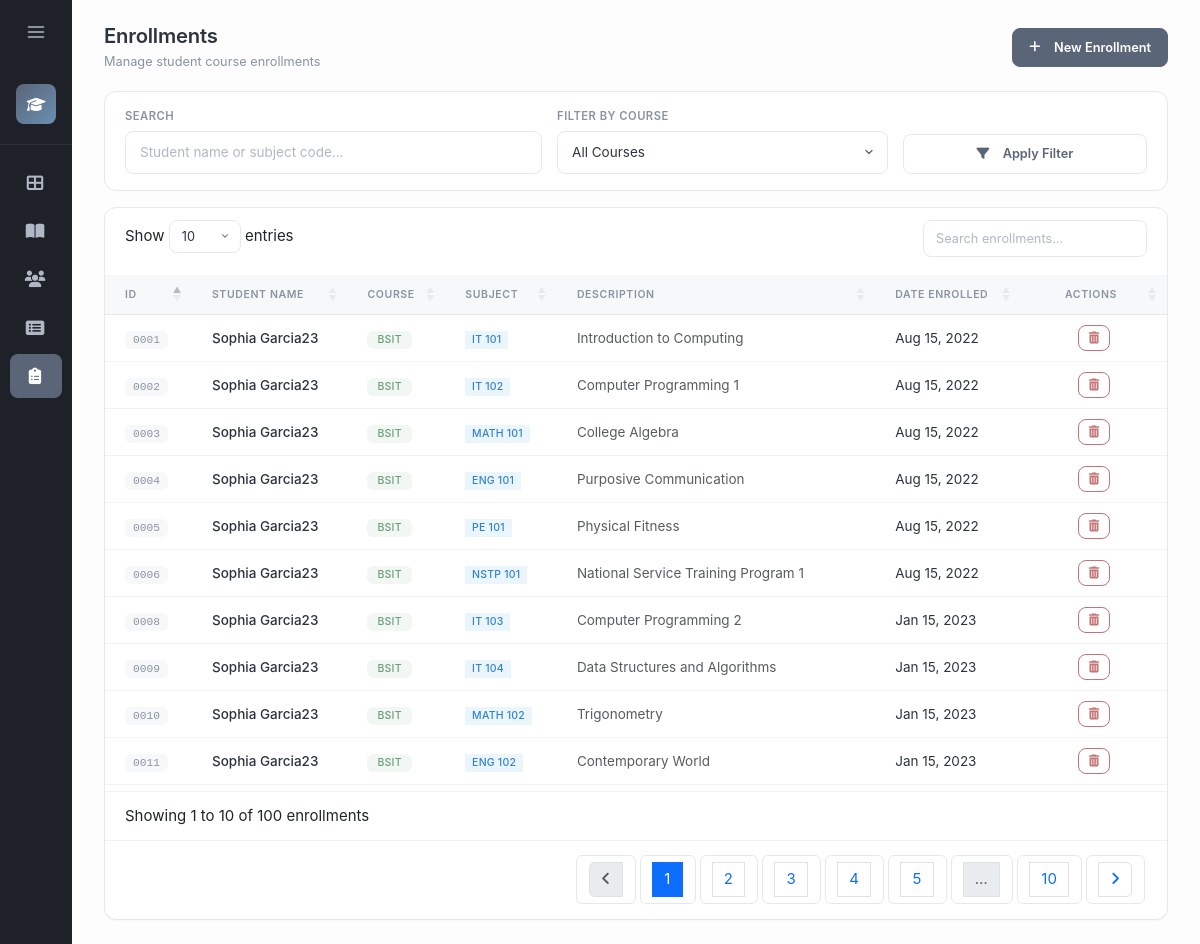
/pages/enrollments.php, run on the app's committed database.
### tables this page shows
CREATE TABLE `enrollments` (
  `id` int(11) NOT NULL AUTO_INCREMENT,
  `student_id` int(11) NOT NULL,
  `subject_id` int(11) NOT NULL,
  `enrolled_at` timestamp NOT NULL DEFAULT current_timestamp(),
  PRIMARY KEY (`id`),
  FOREIGN KEY (`student_id`) REFERENCES `students` (`id`) ON DELETE CASCADE,
  FOREIGN KEY (`subject_id`) REFERENCES `curriculum` (`CurriculumID`) ON DELETE CASCADE
);

CREATE TABLE `students` (
  `id` int(11) NOT NULL AUTO_INCREMENT,
  `lastname` varchar(50) NOT NULL,
  `firstname` varchar(50) NOT NULL,
  `middlename` varchar(50) DEFAULT NULL,
  `age` int(11) NOT NULL,
  `email` varchar(100) DEFAULT NULL,
  `phone` varchar(20) DEFAULT NULL,
  `created_at` timestamp NOT NULL DEFAULT current_timestamp(),
  PRIMARY KEY (`id`)
);

CREATE TABLE `course` (
  `courseID` varchar(10) NOT NULL,
  `course_code` varchar(20) NOT NULL,
  `description` varchar(100) NOT NULL,
  PRIMARY KEY (`courseID`)
);

CREATE TABLE `curriculum` (
  `CurriculumID` int(11) NOT NULL AUTO_INCREMENT,
  `courseID` varchar(10) DEFAULT NULL,
  `subject_code` varchar(20) NOT NULL,
  `description` text NOT NULL,
  `year_level` int(11) NOT NULL,
  `semester` varchar(20) NOT NULL,
  `units` int(11) NOT NULL DEFAULT 3,
  PRIMARY KEY (`CurriculumID`),
  FOREIGN KEY (`courseID`) REFERENCES `course` (`courseID`) ON DELETE SET NULL
);

### pages/enrollments.php (the view, shortened to what this page needs)
<?php
require '../config/db.php';
$sql = "SELECT e.id, s.firstname, s.lastname, c.subject_code, c.description, co.course_code, e.enrolled_at
        FROM enrollments e
        JOIN students s ON e.student_id = s.id
        JOIN curriculum c ON e.subject_id = c.CurriculumID
        LEFT JOIN course co ON c.courseID = co.courseID
        WHERE 1=1";
$params = [];
$searchQuery = $_GET['search'] ?? '';
$sql .= " ORDER BY e.enrolled_at DESC LIMIT 100";
$stmt = $pdo->prepare($sql);
$stmt->execute($params);
$enrollments = $stmt->fetchAll();
?>
<?php include '../includes/sidebar.php'; ?>
<div class="main-content">
    <div class="page-header">
        <div>
            <h1 class="page-title">Enrollments</h1>
            <p class="page-subtitle">Manage student course enrollments</p>
        </div>
        <button class="btn btn-primary" data-bs-toggle="modal" data-bs-target="#addModal">
            <i class="fas fa-plus me-2"></i>New Enrollment
        </button>
    </div>
    <div class="filter-section">
        <form method="GET" class="row g-3 align-items-end">
            <div class="col-md-5">
                <label class="form-label">Search</label>
                <input type="text" name="search" class="form-control" placeholder="Student name or subject code..." value="<?php echo htmlspecialchars($searchQuery); ?>">
            </div>
            <div class="col-md-4">
                <label class="form-label">Filter by Course</label>
                <select name="courseID" class="form-select">
                    <option value="">All Courses</option>
                </select>
            </div>
            <div class="col-md-3">
                <button type="submit" class="btn btn-secondary w-100">
                    <i class="fas fa-filter me-2"></i>Apply Filter
                </button>
            </div>
        </form>
    </div>
    <div class="card flex-fill">
        <div class="table-wrapper">
            <?php if (count($enrollments) > 0): ?>
            <table id="enrollmentTable" class="table table-hover align-middle mb-0">
                <thead>
                    <tr>
                        <th>ID</th>
                        <th>Student Name</th>
                        <th>Course</th>
                        <th>Subject</th>
                        <th>Description</th>
                        <th>Date Enrolled</th>
                        <th class="text-center" style="width: 100px;">Actions</th>
                    </tr>
                </thead>
                <tbody>
                    <?php foreach ($enrollments as $row): ?>
                        <tr>
                            <td>
                                <span class="badge-id"><?php echo str_pad($row['id'], 4, '0', STR_PAD_LEFT); ?></span>
                            </td>
                            <td>
                                <span class="fw-medium"><?php echo htmlspecialchars($row['firstname'] . ' ' . $row['lastname']); ?></span>
                            </td>
                            <td>
                                <span class="badge badge-course"><?php echo htmlspecialchars($row['course_code']); ?></span>
                            </td>
                            <td>
                                <span class="badge badge-subject"><?php echo htmlspecialchars($row['subject_code']); ?></span>
                            </td>
                            <td class="text-muted"><?php echo htmlspecialchars($row['description']); ?></td>
                            <td><?php echo date('M d, Y', strtotime($row['enrolled_at'])); ?></td>
                            <td class="text-center">
                                <form method="POST" class="d-inline delete-form">
                                    <button type="button" class="btn btn-sm btn-outline-danger delete-btn" title="Remove enrollment">
                                        <i class="fas fa-trash-alt"></i>
                                    </button>
                                </form>
                            </td>
                        </tr>
                    <?php endforeach; ?>
                </tbody>
            </table>
            <?php endif; ?>
        </div>
    </div>
</div>
</body>
</html>

### pages/enrollments.php (style rules this page uses)
.badge-subject { background-color: rgba(66, 153, 225, 0.1); color: #3182ce; font-weight: 500; padding: 0.35em 0.65em; border-radius: var(--border-radius-sm); }

### data on the page
enrollments: id "0008", student.lastname "Sophia Garcia23", course.course_code "BSIT", subject.subject_code "IT 103", subject.description "Computer Programming 2", enrolled_at "Jan 15, 2023"
enrollments: id "0009", student.lastname "Sophia Garcia23", course.course_code "BSIT", subject.subject_code "IT 104", subject.description "Data Structures and Algorithms", enrolled_at "Jan 15, 2023"
enrollments: id "0010", student.lastname "Sophia Garcia23", course.course_code "BSIT", subject.subject_code "MATH 102", subject.description "Trigonometry", enrolled_at "Jan 15, 2023"
enrollments: id "0011", student.lastname "Sophia Garcia23", course.course_code "BSIT", subject.subject_code "ENG 102", subject.description "Contemporary World", enrolled_at "Jan 15, 2023"
enrollments: id "0001", student.lastname "Sophia Garcia23", course.course_code "BSIT", subject.subject_code "IT 101", subject.description "Introduction to Computing", enrolled_at "Aug 15, 2022"
enrollments: id "0002", student.lastname "Sophia Garcia23", course.course_code "BSIT", subject.subject_code "IT 102", subject.description "Computer Programming 1", enrolled_at "Aug 15, 2022"
enrollments: id "0003", student.lastname "Sophia Garcia23", course.course_code "BSIT", subject.subject_code "MATH 101", subject.description "College Algebra", enrolled_at "Aug 15, 2022"
enrollments: id "0004", student.lastname "Sophia Garcia23", course.course_code "BSIT", subject.subject_code "ENG 101", subject.description "Purposive Communication", enrolled_at "Aug 15, 2022"
enrollments: id "0005", student.lastname "Sophia Garcia23", course.course_code "BSIT", subject.subject_code "PE 101", subject.description "Physical Fitness", enrolled_at "Aug 15, 2022"
enrollments: id "0006", student.lastname "Sophia Garcia23", course.course_code "BSIT", subject.subject_code "NSTP 101", subject.description "National Service Training Program 1", enrolled_at "Aug 15, 2022"
